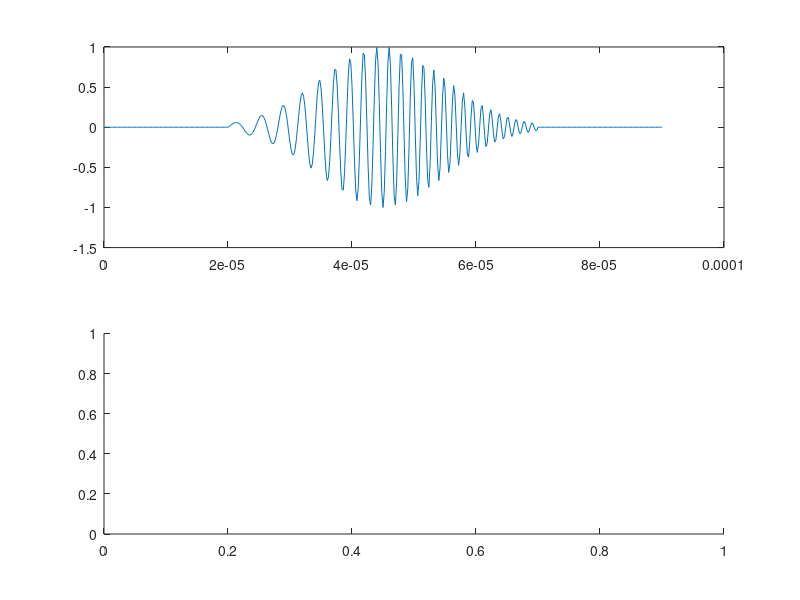

Source code (MATLAB): (Note: this script raises an error after producing the figure.)
%% Plane wave normal incidence frequency response
fs = 5e6;
nfft = 2^19;
f = (0:nfft-1)*fs/nfft;

%% Excitation pulse
tend = 50e-6;
t = (0:1/fs:tend)';

% Start and stop frequencies
f0 = 200e3;
f1 = 800e3;

% Window
wndw = gausswin(length(t));

% Real chirp
y = wndw.*chirp(t, f0, tend, f1, 'linear', 270);

% Pad with zeros
y = [zeros(100, 1); y; zeros(100, 1)];
t = (0:length(y)-1)/fs';

% Make the waveform Analytic
y = conj(hilbert(y));
Y = ifft(y, nfft);

%% Plot the pulse
figure
subplot(211)
plot(t, real(y))
subplot(212)
plot(f, db(abs(Y).^2))

%% Do the whole she bang
rho_fluid = 1;
v_fluid = 350;
v = 0;
for i = 1:length(v)
    %% Fluid-fluid-fluid model
    fluid1 = struct('v', v_fluid, 'density', rho_fluid);
    % fluid1 = struct('v', 340, 'density', 1000);
    fluid3 = fluid1;
    layer = struct('v', 5850, 'density', 7850, 'vShear', 3218);
    theta = v(i);
    
    d = 10.15e-3;
    fres = 0.5*5850/d;
    
    % Fluid-solid-fluid model
    model = MultiLayerModel(fluid1, layer, fluid3, d);
    
    [R, T] = analyticRTFast(f, theta, model);
    
    %% Convolve the pulse and the reflection coefficient
    xt = fft(Y(:).*T(:), nfft);
    xr = fft(Y(:).*R(:), nfft);
    tx = (0:length(x)-1)/fs;
    
    %% Plot both signals
    figure
    subplot(211)
    plot(tx, real(xt), tx, real(xr));
    legend('Transmitted', 'Reflected')
    ax = subplot(212);
    hold(ax, 'all');
    plotprd(xt, nfft, fs, ax);
    plotprd(xr, nfft, fs, ax);
end
